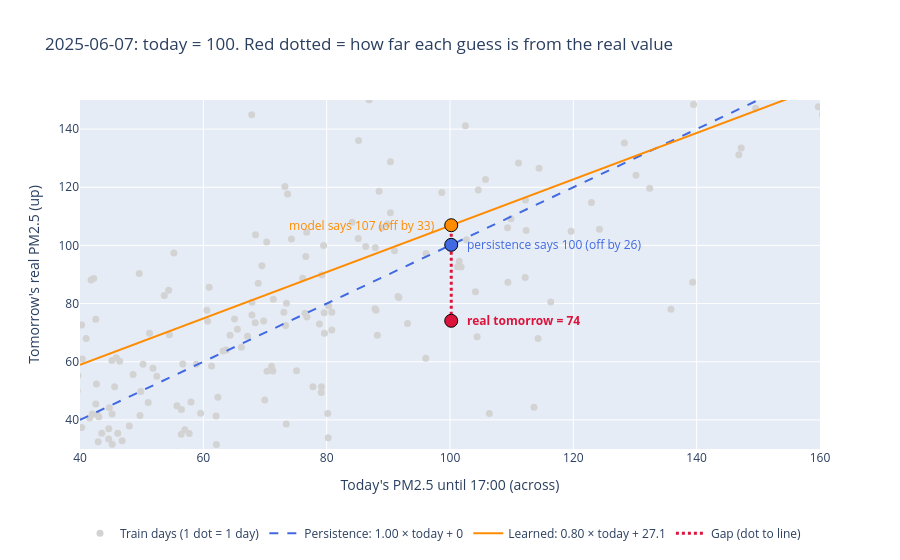

This figure's notebook cell:
### Markdown cell above
#### See the line, and why the model chose these numbers

Every dot is one day in the train rows: today's air on the x-axis, tomorrow's
real air on the y-axis. A line is a guess for every day. The **gap** between a
dot and the line is that day's error.

```text
tomorrow                      ●  ← real value
   │                          │  gap = how wrong the line was
   │              ─────────── ●──── line's prediction
   │
   └────────────────────────────  today
```

We could draw thousands of different lines, one for every pair of slope and
intercept. The model does not pick at random. It picks the pair that makes the
gaps **as small as possible overall**. `LinearRegression` does this by
minimising the sum of the **squared** gaps ("least squares").

Why squared? A gap of 10 becomes 100 and a gap of 30 becomes 900, so one big
miss counts far more than several small ones. The line is forced to stay close
to every dot, not only most of them.

The cell below tries four lines and prints how far each one is from the dots:

| Line | Slope | Intercept |
|---|---:|---:|
| Persistence | 1.00 | 0 |
| Learned by the model | 0.80 | 27.1 |
| A guess | 0.50 | 20 |
| A guess | 1.20 | 0 |

The learned line has the smallest gap. No other pair of numbers can beat it on
these train rows. That is why the model ended up with these two numbers.

The model minimises squared gaps on the **train** rows, not MAE on the test
rows. It is a good fit for the past, and Step 7.4 will show how well it holds up
on the future.

### Code cell
# One real day to explain the graph: the day whose "today" value is closest to 100
example_day = (X_train["pm25_until_17"] - 100).abs().idxmin()
today_value = X_train.loc[example_day, "pm25_until_17"]
real_value = y_train.loc[example_day]

# The two guesses for tomorrow
persistence_guess = today_value                    # Asha's rule: tomorrow = today
learned_guess = slope * today_value + intercept    # the model: slope × today + intercept

print("Example day:", example_day.date())
print(f"Today until 17:00 = {today_value:.0f}   |   real tomorrow = {real_value:.0f}")
print(f"Persistence says {persistence_guess:.0f}  -> off by {abs(persistence_guess - real_value):.0f}")
print(f"Model says {learned_guess:.0f}  -> off by {abs(learned_guess - real_value):.0f}")

gap_figure = go.Figure()

# Grey dots: every train day (across = today, up = tomorrow's real value)
gap_figure.add_trace(go.Scatter(
    x=X_train["pm25_until_17"], y=y_train, mode="markers", name="Train days (1 dot = 1 day)",
    marker=dict(color="lightgrey", size=7),
    hovertemplate="Today: %{x:.0f}<br>Tomorrow: %{y:.0f}<extra></extra>",
))

# The two lines, with their formulas in the legend
x_line = [40, 160]
gap_figure.add_trace(go.Scatter(
    x=x_line, y=x_line, mode="lines", line=dict(color="royalblue", dash="dash"),
    name="Persistence: 1.00 × today + 0",
))
gap_figure.add_trace(go.Scatter(
    x=x_line, y=[slope * v + intercept for v in x_line], mode="lines", line=dict(color="darkorange"),
    name=f"Learned: {slope:.2f} × today + {intercept:.1f}",
))

# Red dotted line = the gap between the real value and the model's guess
gap_figure.add_trace(go.Scatter(
    x=[today_value, today_value], y=[real_value, learned_guess], mode="lines",
    line=dict(color="crimson", dash="dot", width=3), name="Gap (dot to line)",
))

# Three big markers on the example day: real, persistence, model
for value, colour in [(real_value, "crimson"), (persistence_guess, "royalblue"), (learned_guess, "darkorange")]:
    gap_figure.add_trace(go.Scatter(
        x=[today_value], y=[value], mode="markers", showlegend=False,
        marker=dict(color=colour, size=13, line=dict(color="black", width=1)),
    ))

# Write the numbers on the chart, next to each marker
gap_figure.add_annotation(x=today_value, y=real_value, xanchor="left", xshift=14, showarrow=False,
                          text=f"<b>real tomorrow = {real_value:.0f}</b>", font=dict(color="crimson"))
gap_figure.add_annotation(x=today_value, y=persistence_guess, xanchor="left", xshift=14, showarrow=False,
                          text=f"persistence says {persistence_guess:.0f} (off by {abs(persistence_guess - real_value):.0f})",
                          font=dict(color="royalblue"))
gap_figure.add_annotation(x=today_value, y=learned_guess, xanchor="right", xshift=-14, showarrow=False,
                          text=f"model says {learned_guess:.0f} (off by {abs(learned_guess - real_value):.0f})",
                          font=dict(color="darkorange"))

# Zoom in: a few extreme days at 400-600 would squash everything else
gap_figure.update_layout(
    title=f"{example_day.date()}: today = {today_value:.0f}. Red dotted = how far each guess is from the real value",
    xaxis_title="Today's PM2.5 until 17:00 (across)", yaxis_title="Tomorrow's real PM2.5 (up)",
    xaxis_range=[40, 160], yaxis_range=[30, 150], legend=dict(orientation="h", y=-0.2),
)
gap_figure.show()

### Figure 1 — Plotly figure (JSON) as saved in the notebook; plotly's stock layout.template omitted (floating-point values rounded to 4 significant figures; data arrays with more than 128 entries replaced by an {"elided": "..."} marker saying what was removed)
{"data": [{"hovertemplate": "Today: %{x:.0f}<br>Tomorrow: %{y:.0f}<extra></extra>", "marker": {"color": "lightgrey", "size": 7}, "mode": "markers", "name": "Train days (1 dot = 1 day)", "type": "scatter", "x": {"elided": "320 float values"}, "y": {"elided": "320 float values"}}, {"line": {"color": "royalblue", "dash": "dash"}, "mode": "lines", "name": "Persistence: 1.00 × today + 0", "type": "scatter", "x": [40, 160], "y": [40, 160]}, {"line": {"color": "darkorange"}, "mode": "lines", "name": "Learned: 0.80 × today + 27.1", "type": "scatter", "x": [40, 160], "y": [58.96, 154.6]}, {"line": {"color": "crimson", "dash": "dot", "width": 3}, "mode": "lines", "name": "Gap (dot to line)", "type": "scatter", "x": [100.2, 100.2], "y": [74.08, 106.9]}, {"marker": {"color": "crimson", "line": {"color": "black", "width": 1}, "size": 13}, "mode": "markers", "showlegend": false, "type": "scatter", "x": [100.2], "y": [74.08]}, {"marker": {"color": "royalblue", "line": {"color": "black", "width": 1}, "size": 13}, "mode": "markers", "showlegend": false, "type": "scatter", "x": [100.2], "y": [100.2]}, {"marker": {"color": "darkorange", "line": {"color": "black", "width": 1}, "size": 13}, "mode": "markers", "showlegend": false, "type": "scatter", "x": [100.2], "y": [106.9]}], "layout": {"annotations": [{"font": {"color": "crimson"}, "showarrow": false, "text": "<b>real tomorrow = 74</b>", "x": 100.2, "xanchor": "left", "xshift": 14, "y": 74.08}, {"font": {"color": "royalblue"}, "showarrow": false, "text": "persistence says 100 (off by 26)", "x": 100.2, "xanchor": "left", "xshift": 14, "y": 100.2}, {"font": {"color": "darkorange"}, "showarrow": false, "text": "model says 107 (off by 33)", "x": 100.2, "xanchor": "right", "xshift": -14, "y": 106.9}], "legend": {"orientation": "h", "y": -0.2}, "title": {"text": "2025-06-07: today = 100. Red dotted = how far each guess is from the real value"}, "xaxis": {"range": [40, 160], "title": {"text": "Today's PM2.5 until 17:00 (across)"}}, "yaxis": {"range": [30, 150], "title": {"text": "Tomorrow's real PM2.5 (up)"}}}}
